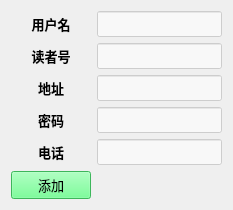
      <widget class="QWidget" name="pageAddUser">
       <layout class="QGridLayout" name="gridLayout_3">
        <item row="0" column="0">
         <widget class="QLabel" name="label_19">
          <property name="font">
           <font>
            <family>微软雅黑</family>
            <pointsize>10</pointsize>
            <weight>75</weight>
            <bold>true</bold>
           </font>
          </property>
          <property name="styleSheet">
           <string notr="true">background-color: rgba(255, 255, 255, 0);</string>
          </property>
          <property name="text">
           <string>用户名</string>
          </property>
          <property name="alignment">
           <set>Qt::AlignCenter</set>
          </property>
         </widget>
        </item>
        <item row="0" column="1">
         <widget class="QLineEdit" name="userNameEdit">
          <property name="font">
           <font>
            <family>微软雅黑</family>
            <pointsize>10</pointsize>
           </font>
          </property>
          <property name="styleSheet">
           <string notr="true">background-color: rgba(255, 255, 255, 150);
</string>
          </property>
         </widget>
        </item>
        <item row="1" column="0">
         <widget class="QLabel" name="label_21">
          <property name="font">
           <font>
            <family>微软雅黑</family>
            <pointsize>10</pointsize>
            <weight>75</weight>
            <bold>true</bold>
           </font>
          </property>
          <property name="styleSheet">
           <string notr="true">background-color: rgba(255, 255, 255, 0);</string>
          </property>
          <property name="text">
           <string>读者号</string>
          </property>
          <property name="alignment">
           <set>Qt::AlignCenter</set>
          </property>
         </widget>
        </item>
        <item row="1" column="1">
         <widget class="QLineEdit" name="userNumEdit">
          <property name="font">
           <font>
            <family>微软雅黑</family>
            <pointsize>10</pointsize>
           </font>
          </property>
          <property name="styleSheet">
           <string notr="true">background-color: rgba(255, 255, 255, 150);
</string>
          </property>
         </widget>
        </item>
        <item row="2" column="0">
         <widget class="QLabel" name="label_22">
          <property name="font">
           <font>
            <family>微软雅黑</family>
            <pointsize>10</pointsize>
            <weight>75</weight>
            <bold>true</bold>
           </font>
          </property>
          <property name="styleSheet">
           <string notr="true">background-color: rgba(255, 255, 255, 0);</string>
          </property>
          <property name="text">
           <string>地址</string>
          </property>
          <property name="alignment">
           <set>Qt::AlignCenter</set>
          </property>
         </widget>
        </item>
        <item row="2" column="1">
         <widget class="QLineEdit" name="userAddrEdit">
          <property name="font">
           <font>
            <family>微软雅黑</family>
            <pointsize>10</pointsize>
           </font>
          </property>
          <property name="styleSheet">
           <string notr="true">background-color: rgba(255, 255, 255, 150);
</string>
          </property>
         </widget>
        </item>
        <item row="3" column="0">
         <widget class="QLabel" name="label_24">
          <property name="font">
           <font>
            <family>微软雅黑</family>
            <pointsize>10</pointsize>
            <weight>75</weight>
            <bold>true</bold>
           </font>
          </property>
          <property name="styleSheet">
           <string notr="true">background-color: rgba(255, 255, 255, 0);</string>
          </property>
          <property name="text">
           <string>密码</string>
          </property>
          <property name="alignment">
           <set>Qt::AlignCenter</set>
          </property>
         </widget>
        </item>
        <item row="3" column="1">
         <widget class="QLineEdit" name="userPasswordEdit">
          <property name="font">
           <font>
            <family>微软雅黑</family>
            <pointsize>10</pointsize>
           </font>
          </property>
          <property name="styleSheet">
           <string notr="true">background-color: rgba(255, 255, 255, 150);
</string>
          </property>
         </widget>
        </item>
        <item row="4" column="0">
         <widget class="QLabel" name="label_23">
          <property name="font">
           <font>
            <family>微软雅黑</family>
            <pointsize>10</pointsize>
            <weight>75</weight>
            <bold>true</bold>
           </font>
          </property>
          <property name="styleSheet">
           <string notr="true">background-color: rgba(255, 255, 255, 0);</string>
          </property>
          <property name="text">
           <string>电话</string>
          </property>
          <property name="alignment">
           <set>Qt::AlignCenter</set>
          </property>
         </widget>
        </item>
        <item row="4" column="1">
         <widget class="QLineEdit" name="userTelEdit">
          <property name="font">
           <font>
            <family>微软雅黑</family>
            <pointsize>10</pointsize>
           </font>
          </property>
          <property name="styleSheet">
           <string notr="true">background-color: rgba(255, 255, 255, 150);
</string>
          </property>
         </widget>
        </item>
        <item row="5" column="0">
         <widget class="QPushButton" name="userAddBtn">
          <property name="font">
           <font>
            <family>微软雅黑</family>
            <pointsize>10</pointsize>
           </font>
          </property>
          <property name="styleSheet">
           <string notr="true">background-color: rgba(255, 255, 255, 0);
background-color: rgb(85, 255, 127);</string>
          </property>
          <property name="text">
           <string>添加</string>
          </property>
         </widget>
        </item>
       </layout>
      </widget>
